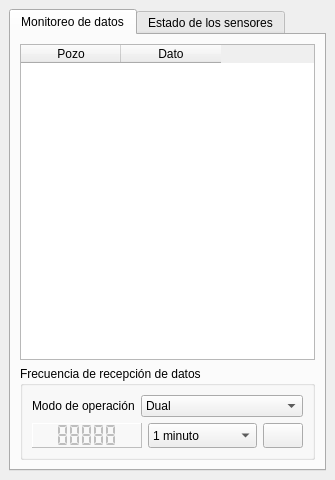
<?xml version="1.0" encoding="UTF-8"?>
<ui version="4.0">
 <class>DockWidget</class>
 <widget class="QDockWidget" name="DockWidget">
  <property name="geometry">
   <rect>
    <x>0</x>
    <y>0</y>
    <width>335</width>
    <height>480</height>
   </rect>
  </property>
  <property name="minimumSize">
   <size>
    <width>335</width>
    <height>337</height>
   </size>
  </property>
  <property name="windowTitle">
   <string>Conexión ZigBee</string>
  </property>
  <widget class="QWidget" name="dockWidgetContents">
   <layout class="QVBoxLayout" name="verticalLayout">
    <item>
     <widget class="QTabWidget" name="tabWidget">
      <property name="currentIndex">
       <number>0</number>
      </property>
      <widget class="QWidget" name="tab">
       <attribute name="title">
        <string>Monitoreo de datos</string>
       </attribute>
       <layout class="QVBoxLayout" name="verticalLayout_2">
        <item>
         <widget class="QTableWidget" name="tablaDatos">
          <property name="editTriggers">
           <set>QAbstractItemView::AnyKeyPressed|QAbstractItemView::EditKeyPressed</set>
          </property>
          <property name="alternatingRowColors">
           <bool>true</bool>
          </property>
          <property name="selectionBehavior">
           <enum>QAbstractItemView::SelectRows</enum>
          </property>
          <property name="showGrid">
           <bool>false</bool>
          </property>
          <property name="wordWrap">
           <bool>false</bool>
          </property>
          <column>
           <property name="text">
            <string>Pozo</string>
           </property>
          </column>
          <column>
           <property name="text">
            <string>Dato</string>
           </property>
          </column>
         </widget>
        </item>
        <item>
         <widget class="QGroupBox" name="groupBox">
          <property name="styleSheet">
           <string notr="true"/>
          </property>
          <property name="title">
           <string>Frecuencia de recepción de datos</string>
          </property>
          <layout class="QVBoxLayout" name="verticalLayout_4">
           <item>
            <layout class="QHBoxLayout" name="horizontalLayout_2">
             <item>
              <widget class="QLabel" name="label">
               <property name="sizePolicy">
                <sizepolicy hsizetype="Maximum" vsizetype="Preferred">
                 <horstretch>0</horstretch>
                 <verstretch>0</verstretch>
                </sizepolicy>
               </property>
               <property name="text">
                <string>Modo de operación</string>
               </property>
              </widget>
             </item>
             <item>
              <widget class="QComboBox" name="selectorModo">
               <item>
                <property name="text">
                 <string>Dual</string>
                </property>
               </item>
               <item>
                <property name="text">
                 <string>En línea</string>
                </property>
               </item>
              </widget>
             </item>
            </layout>
           </item>
           <item>
            <layout class="QHBoxLayout" name="horizontalLayout">
             <item>
              <widget class="QLCDNumber" name="displayTiempoRestante">
               <property name="enabled">
                <bool>false</bool>
               </property>
               <property name="minimumSize">
                <size>
                 <width>0</width>
                 <height>25</height>
                </size>
               </property>
               <property name="styleSheet">
                <string notr="true"/>
               </property>
               <property name="frameShape">
                <enum>QFrame::Panel</enum>
               </property>
               <property name="frameShadow">
                <enum>QFrame::Raised</enum>
               </property>
               <property name="segmentStyle">
                <enum>QLCDNumber::Flat</enum>
               </property>
               <property name="value" stdset="0">
                <double>88888.000000000000000</double>
               </property>
              </widget>
             </item>
             <item>
              <widget class="QComboBox" name="selectorTiempo">
               <property name="enabled">
                <bool>true</bool>
               </property>
               <property name="sizePolicy">
                <sizepolicy hsizetype="Preferred" vsizetype="Minimum">
                 <horstretch>0</horstretch>
                 <verstretch>0</verstretch>
                </sizepolicy>
               </property>
               <item>
                <property name="text">
                 <string>1 minuto</string>
                </property>
               </item>
               <item>
                <property name="text">
                 <string>15 minutos</string>
                </property>
               </item>
               <item>
                <property name="text">
                 <string>30 minutos</string>
                </property>
               </item>
               <item>
                <property name="text">
                 <string>1 hora</string>
                </property>
               </item>
              </widget>
             </item>
             <item>
              <widget class="QPushButton" name="botonIniciarPeticion">
               <property name="enabled">
                <bool>true</bool>
               </property>
               <property name="sizePolicy">
                <sizepolicy hsizetype="Fixed" vsizetype="Minimum">
                 <horstretch>0</horstretch>
                 <verstretch>0</verstretch>
                </sizepolicy>
               </property>
               <property name="text">
                <string/>
               </property>
               <property name="icon">
                <iconset>
                 <normaloff>:/VentanaZigBee/icons/play.png</normaloff>:/VentanaZigBee/icons/play.png</iconset>
               </property>
               <property name="iconSize">
                <size>
                 <width>20</width>
                 <height>20</height>
                </size>
               </property>
               <property name="checkable">
                <bool>false</bool>
               </property>
               <property name="autoDefault">
                <bool>false</bool>
               </property>
               <property name="default">
                <bool>false</bool>
               </property>
               <property name="flat">
                <bool>false</bool>
               </property>
              </widget>
             </item>
            </layout>
           </item>
          </layout>
         </widget>
        </item>
       </layout>
      </widget>
      <widget class="QWidget" name="tab_2">
       <attribute name="title">
        <string>Estado de los sensores</string>
       </attribute>
       <layout class="QVBoxLayout" name="verticalLayout_3">
        <item>
         <widget class="QTableWidget" name="tablaSensores">
          <property name="font">
           <font>
            <pointsize>9</pointsize>
           </font>
          </property>
          <property name="styleSheet">
           <string notr="true">selection-background-color: rgb(44, 62, 80);</string>
          </property>
          <property name="frameShape">
           <enum>QFrame::Panel</enum>
          </property>
          <property name="showDropIndicator" stdset="0">
           <bool>true</bool>
          </property>
          <property name="dragDropOverwriteMode">
           <bool>true</bool>
          </property>
          <property name="alternatingRowColors">
           <bool>true</bool>
          </property>
          <property name="selectionBehavior">
           <enum>QAbstractItemView::SelectRows</enum>
          </property>
          <property name="showGrid">
           <bool>false</bool>
          </property>
          <property name="wordWrap">
           <bool>false</bool>
          </property>
          <row>
           <property name="text">
            <string>La1</string>
           </property>
          </row>
          <row>
           <property name="text">
            <string>La2</string>
           </property>
          </row>
          <row>
           <property name="text">
            <string>La3</string>
           </property>
          </row>
          <row>
           <property name="text">
            <string>La4</string>
           </property>
          </row>
          <row>
           <property name="text">
            <string>La5</string>
           </property>
          </row>
          <column>
           <property name="text">
            <string>Dirección</string>
           </property>
          </column>
          <column>
           <property name="text">
            <string>Tipo</string>
           </property>
          </column>
          <item row="0" column="0">
           <property name="text">
            <string>as</string>
           </property>
           <property name="font">
            <font>
             <pointsize>8</pointsize>
            </font>
           </property>
          </item>
          <item row="0" column="1">
           <property name="text">
            <string>Presión</string>
           </property>
           <property name="font">
            <font>
             <pointsize>8</pointsize>
            </font>
           </property>
          </item>
          <item row="1" column="0">
           <property name="text">
            <string>sdf</string>
           </property>
          </item>
          <item row="1" column="1">
           <property name="text">
            <string>Flujo</string>
           </property>
          </item>
          <item row="2" column="0">
           <property name="text">
            <string>sag</string>
           </property>
          </item>
          <item row="2" column="1">
           <property name="text">
            <string>Flujo</string>
           </property>
          </item>
          <item row="3" column="0">
           <property name="text">
            <string>fsda</string>
           </property>
          </item>
          <item row="3" column="1">
           <property name="text">
            <string>Presión</string>
           </property>
          </item>
          <item row="4" column="0">
           <property name="text">
            <string>asdf</string>
           </property>
          </item>
          <item row="4" column="1">
           <property name="text">
            <string>Nivel</string>
           </property>
          </item>
         </widget>
        </item>
       </layout>
      </widget>
     </widget>
    </item>
   </layout>
  </widget>
 </widget>
 <resources/>
 <connections/>
</ui>
